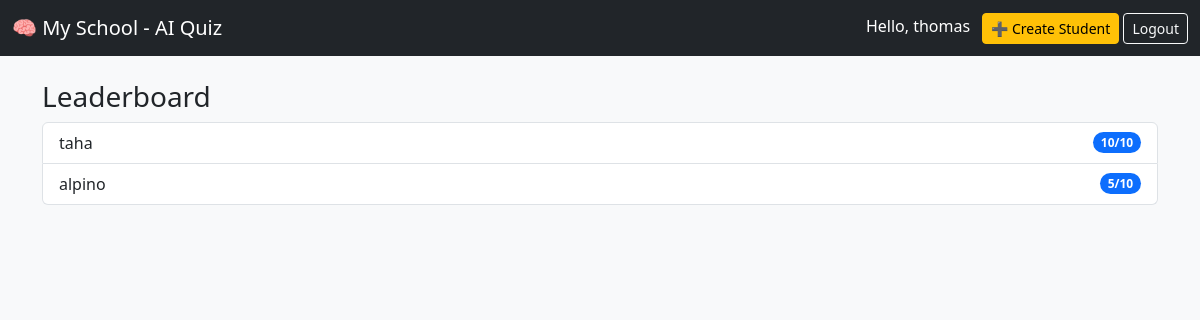
/leaderboard/ (signed in), run on an earlier commit of the app's database.
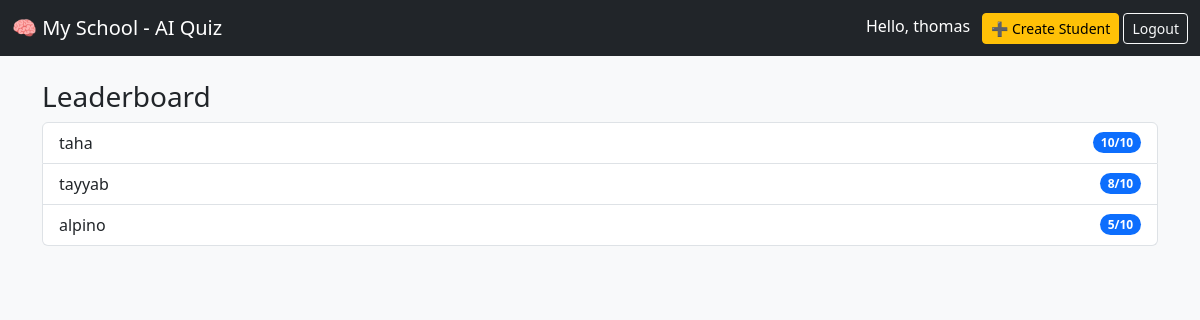
And on a later commit of the database.
### quiz/models.py (models this page shows)
class Score(models.Model):
    user = models.ForeignKey(User, on_delete=models.CASCADE)
    score = models.IntegerField()
    completed_at = models.DateTimeField(auto_now_add=True)

### quiz/views.py (the view)
# urls.py: path('leaderboard/', views.leaderboard, name='leaderboard'),
@login_required
def leaderboard(request):
    scores = Score.objects.order_by('-score')
    return render(request, 'quiz/leaderboard.html', {'scores': scores})

### quiz/templates/quiz/leaderboard.html
{% extends 'quiz/base.html' %}
{% block content %}
<h3>Leaderboard</h3>
<ol class="list-group">
  {% for score in scores %}
    <li class="list-group-item d-flex justify-content-between align-items-center">
      {{ score.user.username }}
      <span class="badge bg-primary rounded-pill">{{ score.score }}/10</span>
    </li>
  {% endfor %}
</ol>
{% endblock %}

### quiz/templates/quiz/base.html (shortened to what this page needs)
<!DOCTYPE html>
<html lang="en">
<head>
  <link href="https://cdn.jsdelivr.net/npm/bootstrap@5.3.0/dist/css/bootstrap.min.css" rel="stylesheet">
</head>
<body class="bg-light">
  <nav class="navbar navbar-dark bg-dark">
  <div class="container-fluid">
    <a class="navbar-brand" href="#">🧠 My School - AI Quiz</a>
    <div>
      {% if user.is_authenticated %}
        <span class="text-white me-2">Hello, {{ user.username }}</span>
        <form method="post" action="{% url 'logout' %}" style="display:inline;">
  {% if user.is_superuser %}
  <a href="{% url 'create_student' %}" class="btn btn-warning btn-sm">➕ Create Student</a>
{% endif %}
  <button type="submit" class="btn btn-outline-light btn-sm">Logout</button>
</form>
      {% else %}
        <a href="{% url 'login' %}" class="btn btn-outline-light btn-sm">Login</a>
      {% endif %}
    </div>
  </div>
</nav>
  <div class="container mt-4 fade-in">
    {% block content %}{% endblock %}
  </div>
</body>
</html>

### quiz/templates/quiz/base.html (style rules this page uses)
.fade-in { animation: fadeIn 1s ease-in; }

What changed in the data, as far as the page shows it:
added Score: user.username "tayyab", score "8"
